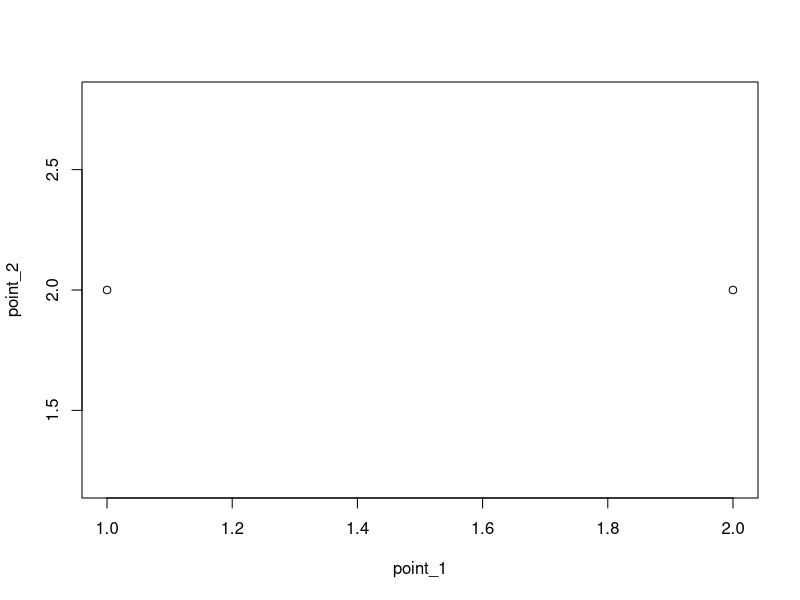
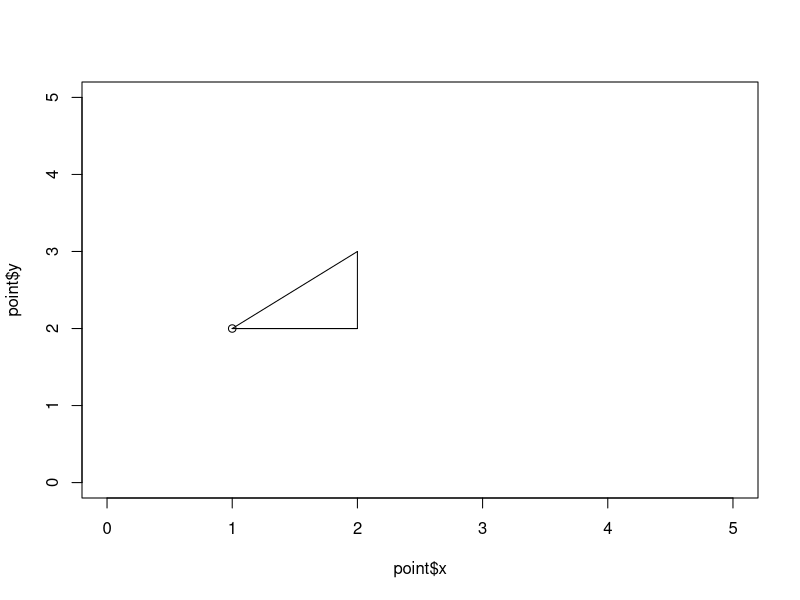

Source code (R) for these figures, in order:
#1
#Creating instances of a class using a function
new.cat <- function(length, weight, color){
  output <- list(length=length, weight=weight, color=color)
  class(output) <- "cat"
  return(output)
}
frank <- new.cat(length=4, weight=4, color="brown")
frank

#Creating instances of a class the easy way 
furry <- list(length=20, weight=10, color="black")
class(furry) <- "cat"
kitty <- list(length=30, weight=15, color="white")
class(kitty) <- "cat"
furry
kitty
#Race Method
race <- function(first, second) {
  if(!inherits(first, "cat") | !inherits(second, "cat"))
    stop("You haven't given me two cats!")
  if(first$length > second$length) {
    print("First cat won!")
    return(first)
  }
  print("Second cat won!")
  return(second)
}

race(furry, kitty)
#Print method
print.cat <- function(x, ...){
  cat("This", x$color, "cat weighs", x$weight, "kg.")
}
print.cat(furry)
print.cat(kitty)

#2.
new.point <- function(x,y){
  output <- list(x=x, y=y)
  class(output) <- "point"
  return(output)
}
point_1 <- new.point(x=1, y=2)
point_2 <- new.point(x=2, y=2)
point_3 <- new.point(x=2, y=3)
point_4 <- new.point(x=1, y=5)

#3.
#Function to create new instances of the class "point"
distance <- function(point1,point2) {
  if(!inherits(point1, "point") | !inherits(point2, "point"))
    stop("You haven't given me two points!")
  out <- sqrt((point2$y - point1$y)^2 + (point2$x-point1$x)^2)
  return(out)
}
distance(point_1, point_2)

#4.
new.line <- function(point1, point2){
  output <- list(point1, point2)
  class(output) <- "line"
  return(output)
}
line_1 <- new.line(point_1, point_2)
line_2 <- new.line(point_3, point_4)
plot(point_1, point_2)

#5.

new.polygon <- function(points){
  output <- vector("list", length(points))
  for (i in 1:(length(points)-1)){
    output[[i]] <- new.line(points[[i]], points[[i+1]])
    print(i)
  }
  class(output) <- "polygon"
  output[[length(points)]] <- new.line(points[[length(points)]], points[[1]])
  return(output)
}
hi <- list(point_1, point_2, point_3)
polygon <- new.polygon(hi)
polygon

#6.
plot.point <- function(point){
  plot(point$x, point$y, xlim= c(0,5), ylim = c(0,5))
}
plot.point(point_1)

plot.line <- function(line){
  'if(!inherits(point1, "point") | !inherits(point2, "point")){
    stop("You havent given me two points!")
  }'
  segments(line[[1]]$x, line[[1]]$y, line[[2]]$x, line[[2]]$y)
}
plot.line(line_1)

#7.
plot.polygon <- function(polygon){
  for (i in 1:(length(polygon))){
    print(i)
    plot.line(polygon[[i]])
    print(i)
  }
}
print(polygon)
plot.polygon(polygon)  #use str() and compare.

#8.

#9.

#10.
